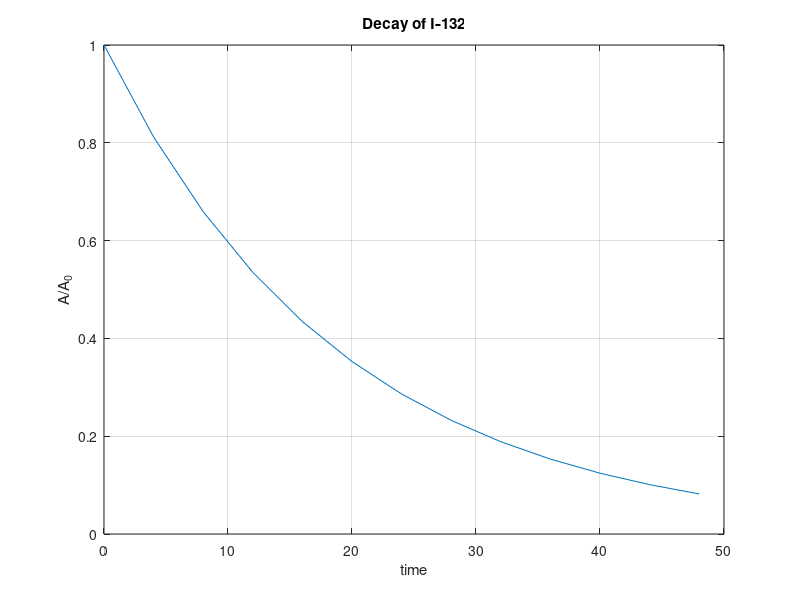

Source code (MATLAB):
clc;clear all;close all;
k=log(0.5)/13.3;
t=0:4:48;

for ii=1:length(t)
    A_rel(ii)=exp(k*t(ii));
end
disp(A_rel);
plot(t,A_rel);grid on;
xlabel('time');
ylabel('A/A_0');
title('Decay of I-132')
